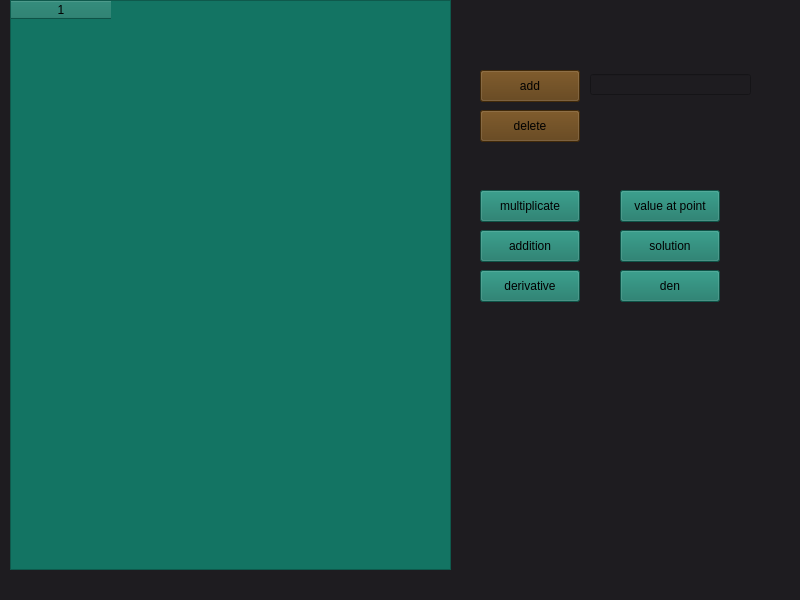
<?xml version="1.0" encoding="UTF-8"?>
<ui version="4.0">
 <class>MainWindow</class>
 <widget class="QMainWindow" name="MainWindow">
  <property name="geometry">
   <rect>
    <x>0</x>
    <y>0</y>
    <width>800</width>
    <height>600</height>
   </rect>
  </property>
  <property name="windowTitle">
   <string>MainWindow</string>
  </property>
  <property name="styleSheet">
   <string notr="true">background-color: rgb(30, 28, 32);</string>
  </property>
  <widget class="QWidget" name="centralwidget">
   <widget class="QLineEdit" name="lineEdit">
    <property name="geometry">
     <rect>
      <x>590</x>
      <y>74</y>
      <width>161</width>
      <height>21</height>
     </rect>
    </property>
   </widget>
   <widget class="QPushButton" name="pushButton_2">
    <property name="geometry">
     <rect>
      <x>480</x>
      <y>190</y>
      <width>100</width>
      <height>32</height>
     </rect>
    </property>
    <property name="styleSheet">
     <string notr="true">background-color: rgb(19, 116, 99);border-radius: (20px);</string>
    </property>
    <property name="text">
     <string>multiplicate</string>
    </property>
   </widget>
   <widget class="QPushButton" name="pushButton_3">
    <property name="geometry">
     <rect>
      <x>480</x>
      <y>230</y>
      <width>100</width>
      <height>32</height>
     </rect>
    </property>
    <property name="styleSheet">
     <string notr="true">background-color: rgb(19, 116, 99);bolder-radius: (20px);</string>
    </property>
    <property name="text">
     <string>addition</string>
    </property>
   </widget>
   <widget class="QPushButton" name="pushButton_4">
    <property name="geometry">
     <rect>
      <x>620</x>
      <y>190</y>
      <width>100</width>
      <height>32</height>
     </rect>
    </property>
    <property name="styleSheet">
     <string notr="true">background-color: rgb(19, 116, 99);bolder-radius: (20px);</string>
    </property>
    <property name="text">
     <string>value at point</string>
    </property>
   </widget>
   <widget class="QPushButton" name="pushButton_5">
    <property name="geometry">
     <rect>
      <x>620</x>
      <y>230</y>
      <width>100</width>
      <height>32</height>
     </rect>
    </property>
    <property name="styleSheet">
     <string notr="true">background-color: rgb(19, 116, 99);bolder-radius: (20px);</string>
    </property>
    <property name="text">
     <string>solution</string>
    </property>
   </widget>
   <widget class="QPushButton" name="pushButton_6">
    <property name="geometry">
     <rect>
      <x>480</x>
      <y>270</y>
      <width>100</width>
      <height>32</height>
     </rect>
    </property>
    <property name="styleSheet">
     <string notr="true">background-color: rgb(19, 116, 99);bolder-radius: (20px);</string>
    </property>
    <property name="text">
     <string>derivative</string>
    </property>
   </widget>
   <widget class="QPushButton" name="pushButton">
    <property name="geometry">
     <rect>
      <x>480</x>
      <y>70</y>
      <width>100</width>
      <height>32</height>
     </rect>
    </property>
    <property name="font">
     <font>
      <stylestrategy>PreferAntialias</stylestrategy>
     </font>
    </property>
    <property name="styleSheet">
     <string notr="true">background-color: rgb(91, 57, 12);
border-radius: (20px);</string>
    </property>
    <property name="text">
     <string>add</string>
    </property>
   </widget>
   <widget class="QPushButton" name="pushButton_7">
    <property name="geometry">
     <rect>
      <x>480</x>
      <y>110</y>
      <width>100</width>
      <height>32</height>
     </rect>
    </property>
    <property name="styleSheet">
     <string notr="true">background-color: rgb(91, 57, 12);
border-radius: (20px);</string>
    </property>
    <property name="text">
     <string>delete</string>
    </property>
   </widget>
   <widget class="QScrollArea" name="scrollArea">
    <property name="geometry">
     <rect>
      <x>50</x>
      <y>40</y>
      <width>251</width>
      <height>501</height>
     </rect>
    </property>
    <property name="widgetResizable">
     <bool>true</bool>
    </property>
    <widget class="QWidget" name="scrollAreaWidgetContents">
     <property name="geometry">
      <rect>
       <x>0</x>
       <y>0</y>
       <width>249</width>
       <height>499</height>
      </rect>
     </property>
    </widget>
   </widget>
   <widget class="QTableWidget" name="tableWidget">
    <property name="enabled">
     <bool>true</bool>
    </property>
    <property name="geometry">
     <rect>
      <x>10</x>
      <y>0</y>
      <width>441</width>
      <height>570</height>
     </rect>
    </property>
    <property name="styleSheet">
     <string notr="true">background-color: rgb(19, 116, 99);</string>
    </property>
    <property name="midLineWidth">
     <number>400</number>
    </property>
    <property name="rowCount">
     <number>0</number>
    </property>
    <property name="columnCount">
     <number>1</number>
    </property>
    <column/>
   </widget>
   <widget class="QPushButton" name="pushButton_8">
    <property name="geometry">
     <rect>
      <x>620</x>
      <y>270</y>
      <width>100</width>
      <height>32</height>
     </rect>
    </property>
    <property name="styleSheet">
     <string notr="true">background-color: rgb(19, 116, 99);bolder-radius: (20px);</string>
    </property>
    <property name="text">
     <string>den</string>
    </property>
   </widget>
   <zorder>scrollArea</zorder>
   <zorder>lineEdit</zorder>
   <zorder>pushButton_2</zorder>
   <zorder>pushButton_3</zorder>
   <zorder>pushButton_4</zorder>
   <zorder>pushButton_5</zorder>
   <zorder>pushButton_6</zorder>
   <zorder>pushButton</zorder>
   <zorder>pushButton_7</zorder>
   <zorder>tableWidget</zorder>
   <zorder>pushButton_8</zorder>
  </widget>
  <widget class="QMenuBar" name="menubar">
   <property name="geometry">
    <rect>
     <x>0</x>
     <y>0</y>
     <width>800</width>
     <height>32</height>
    </rect>
   </property>
  </widget>
  <widget class="QStatusBar" name="statusbar"/>
 </widget>
 <resources/>
 <connections/>
</ui>
